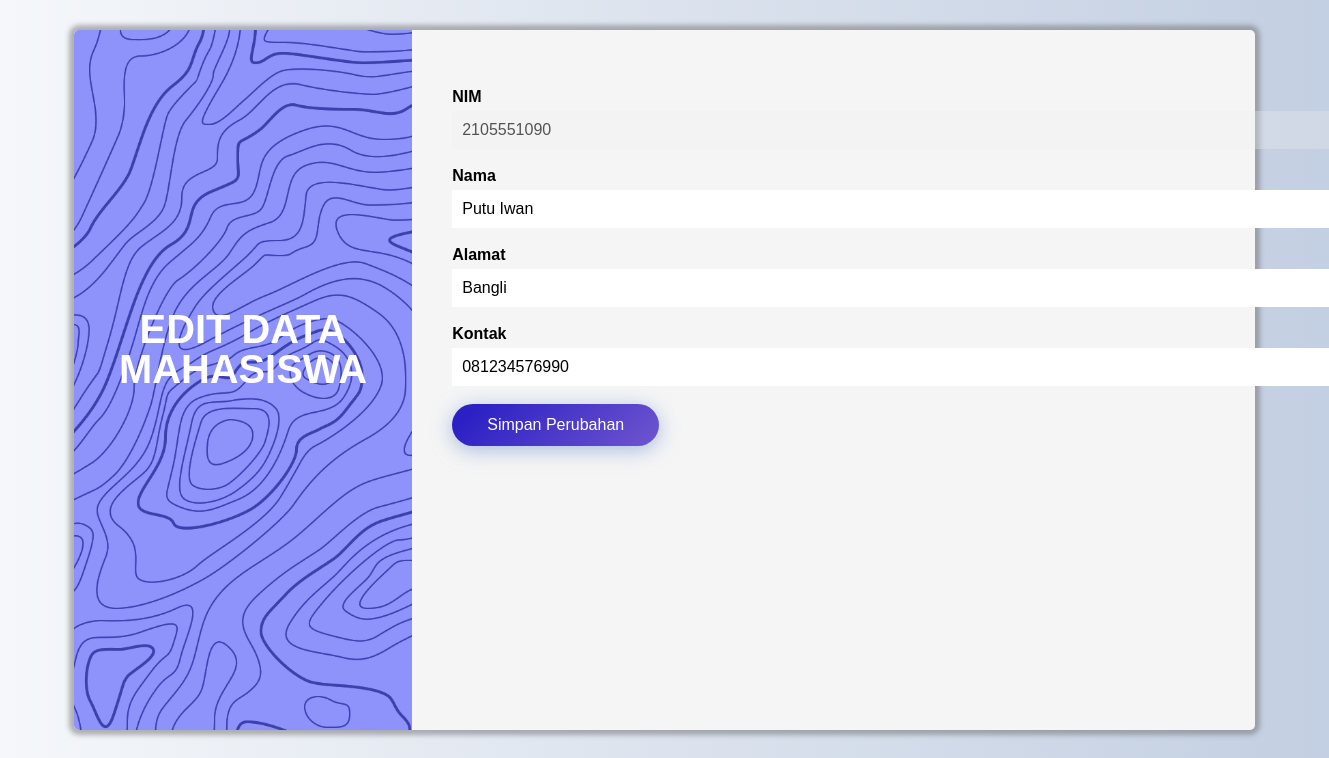
/php/edit.php?NIM=2105551090, run on the app's committed database.
### tables this page shows
CREATE TABLE `mahasiswa` (
  `NIM` varchar(12) NOT NULL,
  `Namamhs` varchar(255) DEFAULT NULL,
  `Alamatmhs` varchar(255) DEFAULT NULL,
  `Kontakmhs` varchar(14) DEFAULT NULL,
  PRIMARY KEY (`NIM`)
);

### php/query.php (called while the page is built, shortened)
<?php
    $host = "localhost";
    $database = "prodi";
    $username = "root";
    $password = "";
    $conn = mysqli_connect($host, $username, $password, $database);
function query($query){
    global $conn;
    $sql = mysqli_query($conn, $query);
    $result = array();
    while ($data = mysqli_fetch_array($sql)){
        $result[] = $data;
    }
    return $result;
}
?>

### php/edit.php (the view, shortened to what this page needs)
<?php
    include 'query.php';
    $id = $_GET['NIM'];
    $value = query("SELECT * FROM mahasiswa WHERE NIM = '$id'")[0];
?>
<!DOCTYPE html>
<html lang="en">
<head>
    <link rel="stylesheet" href="../css/style.css">
</head>
<body>
    <div class="box-form">
        <div class="left">
            <div class="overlay">
                <h1>
                EDIT DATA
                MAHASISWA
                </h1>
            </div>
        </div>
        <div class="right">
            <div class="input-control">
                <form action="" method="post">
                    <div>
                        <br>
                        <label for=""><b>NIM</b></label>
                        <input type="text" name="NIM" id="NIM" value="<?= $value["NIM"] ?>"disabled>
                    </div>
                    <div>
                        <br>
                        <label for=""><b>Nama</b></label>
                        <input type="text" name="Namamhs" id="Namamhs" value="<?= $value["Namamhs"] ?>">
                    </div>
                    <div>
                        <br>
                        <label for=""><b>Alamat</b></label>
                        <input type="text" name="Alamatmhs" id="Alamatmhs" value="<?= $value["Alamatmhs"] ?>">
                    </div>
                    <div>
                        <br>
                        <label for=""><b>Kontak</b></label>
                        <input type="text" name="Kontakmhs" id="Kontakmhs" value="<?= $value["Kontakmhs"] ?>">
                    </div>
                    <div>
                        <br>
                        <button name="submit">Simpan Perubahan</button>
                    </div>
                </form>
            </div>
        </div>
    </div>
</body>
</html>

### css/style.css (style rules this page uses)
body { background: linear-gradient(to right, #f5f7fa, #c3cfe2); background-size: cover; background-repeat: no-repeat; background-attachment: fixed; margin-top: 30px; font-family: 'Poppins', sans-serif; }
.box-form { margin: 0 auto; width: 90%; height: 700px; background: whitesmoke; border-radius: 5px; overflow: hidden; display: flex; flex: 1 1 100%; align-items: stretch; box-shadow: 0 0 5px 5px #70707085; }
.box-form div { height: auto; }
.box-form .left { color: #FFFFFF; background-size: cover; background-repeat: no-repeat; background-image: url("background.jpg"); overflow: hidden; }
.box-form .left .overlay { padding: 30px; height: 100%; background: #5961f9ad; overflow: hidden; box-sizing: border-box; }
.box-form .left .overlay h1 { font-size: 3vmax; line-height: 1; font-weight: 700; margin-top: 250px; margin-bottom: 20px; text-align: center; }
.box-form .right { padding: 40px; overflow: hidden; }
@media (max-width: 2000px) { .box-form .right { width: 100%; } }
.box-form .right button { color: #fff; font-size: 16px; padding: 12px 35px; border-radius: 50px; display: inline-block; border: 0; outline: 0; box-shadow: 0px 4px 20px 0px #7e9cd3a6; background-image: linear-gradient(135deg, #2b20c4 10%, #6f55ce 100%); }
.box-form .right input { width: 310%; padding: 10px; margin-top: 5px; font-size: 16px; border: none; }
.input-control { position: absolute; display: flex; flex-direction: column; }

### data on the page
mahasiswa: NIM "2105551090", Namamhs "Putu Iwan", Alamatmhs "Bangli", Kontakmhs "081234576990"
